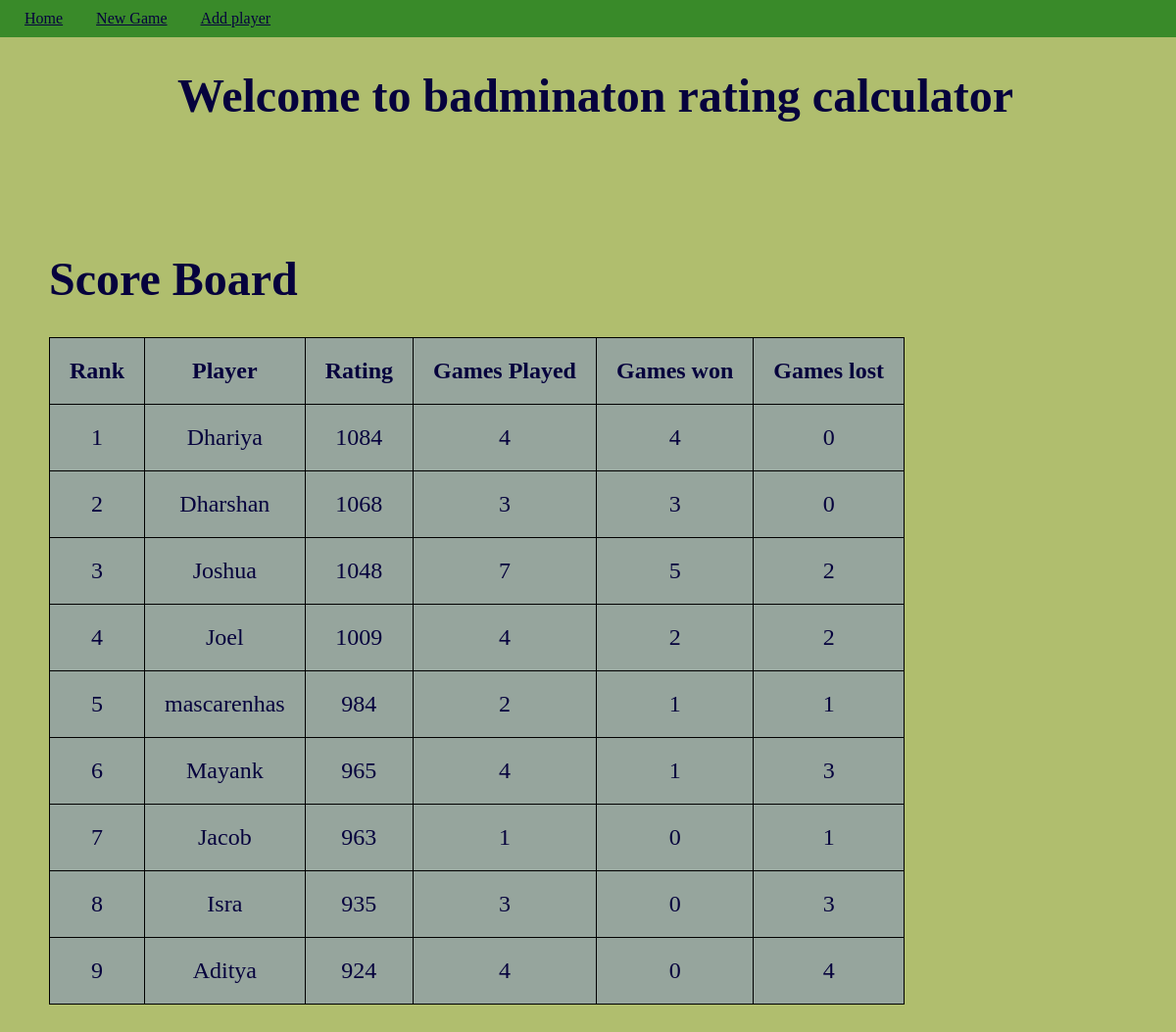
The page / on the database its author committed.
### myapp/models.py (models this page shows)
class playerdata(models.Model):
    Name = models.CharField(max_length=50)
    Rating  = models.IntegerField(default=1000)
    G_played= models.IntegerField(default=0)
    G_won= models.IntegerField(default=0)
    G_lost= models.IntegerField(default=0)
    class Meta:
        ordering = ['-Rating']

### myapp/views.py (the view)
# urls.py: 2. Add a URL to urlpatterns:  path('', views.home, name='home')
def home(request):
    table=playerdata.objects.all()
    return render (request,'home.html',{'table':table})

### myapp/templates/home.html (shortened to what this page needs)
<!DOCTYPE html>
<html lang="en">
<head>
    {% load static%}
    <link rel="stylesheet" href="{% static 'style.css' %}">
</head>
<body>
<nav>
    <a href=""> Home</a>
    <a href="game/"> New Game</a>
    <a href="add/">  Add player</a>
</nav>
<div class="headdiv">
<h1> Welcome to badminaton rating calculator</h1>
</div>
<div class="divtb">
<h1> Score Board</h1>
<table>
    <th>Rank</th>
    <th>Player</th>
    <th>Rating</th>
    <th>Games Played</th>
    <th>Games won</th>
    <th>Games lost</th>
    {% for player in table %}
    <td>{{forloop.counter}}</td>
    <td>{{player.Name}}</td>
    <td>{{player.Rating}}  </td>
    <td>{{player.G_played}}</td>
    <td>{{player.G_won}}</td>
    <td>{{player.G_lost}}</td>
    {% endfor %}
</div>
{% load static%}
</body>
</html>

### myapp/static/style.css (style rules this page uses)
body { background-color: rgb(176, 190, 110); color: rgb(6, 2, 61); margin: 0; }
nav { background-color: rgb(57, 138, 41); padding: 10px; }
a { padding: 15px; font-size: 1.5 rem; color: rgb(6, 2, 61); }
h1 { font-size: 3rem; }
.headdiv { text-align: center; }
div { margin-left: 15px; }
table,td,th { padding:20px; background-color: rgb(150, 165, 157); border-collapse: collapse; border:1px solid black; font-size: 1.5rem; text-align: center; }
.divtb { margin-left: 50px; position: relative; top: 100px; padding-bottom: 100px; }

### rows shown on the page
playerdata: Name "Dhariya", Rating "1084", G_played "4", G_won "4", G_lost "0"
playerdata: Name "Dharshan", Rating "1068", G_played "3", G_won "3", G_lost "0"
playerdata: Name "Joshua", Rating "1048", G_played "7", G_won "5", G_lost "2"
playerdata: Name "Joel", Rating "1009", G_played "4", G_won "2", G_lost "2"
playerdata: Name "mascarenhas", Rating "984", G_played "2", G_won "1", G_lost "1"
playerdata: Name "Mayank", Rating "965", G_played "4", G_won "1", G_lost "3"
playerdata: Name "Jacob", Rating "963", G_played "1", G_won "0", G_lost "1"
playerdata: Name "Isra", Rating "935", G_played "3", G_won "0", G_lost "3"
playerdata: Name "Aditya", Rating "924", G_played "4", G_won "0", G_lost "4"
